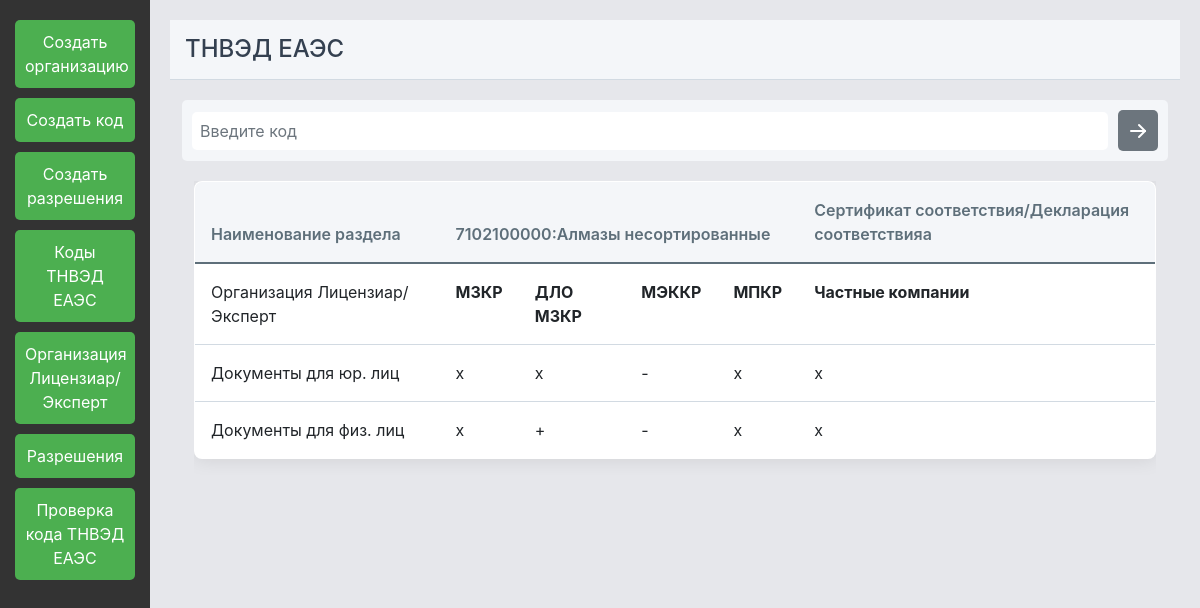
Before: /search/7102100000/ with the older database file.
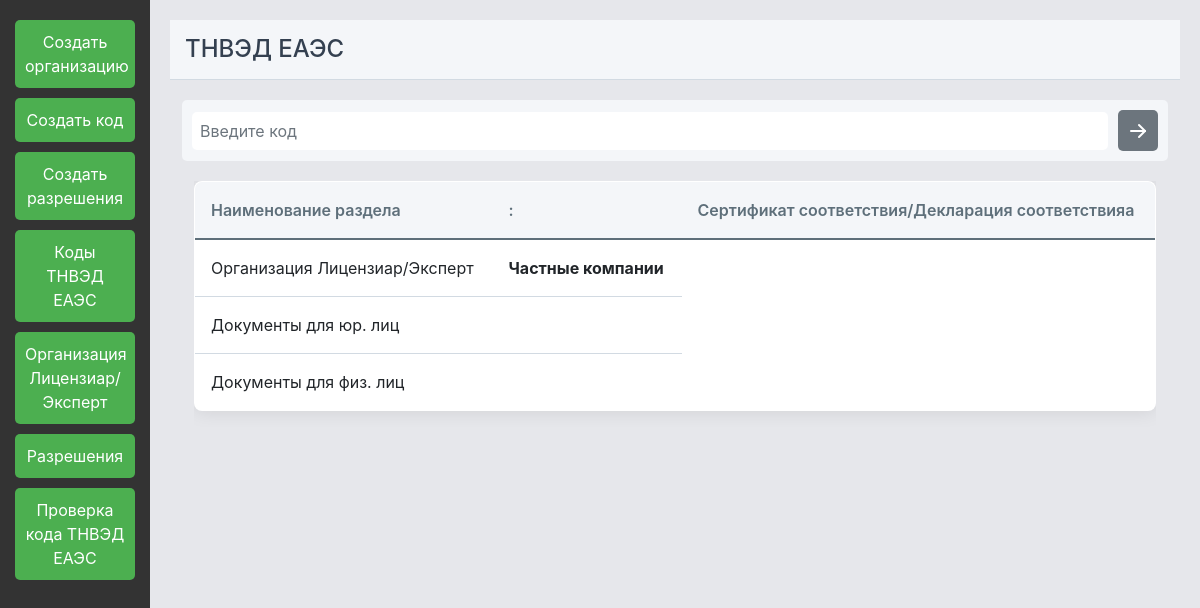
After: the same page with the newer database file.
### tnvedcode/models.py (models this page shows, shortened)
class Permission(models.Model):
    code = models.ForeignKey(TnvedCode, on_delete=models.CASCADE)
    organization = models.ForeignKey(Organization, on_delete=models.CASCADE)
    import_status_legal = models.CharField(max_length=1, choices=IMPORT_STATUS_CHOICES, default='-', verbose_name='Статус ввоза для юридических лиц')
    import_status_individual = models.CharField(max_length=1, choices=IMPORT_STATUS_CHOICES, default='-', verbose_name='Статус ввоза для физических лиц')
    class Meta:
        unique_together = ['code', 'organization']

class TnvedCode(models.Model):
    IMPORT_STATUS_CHOICES = [
        ('+', '+'),
        ('-', '-'),
        ('x', 'x'),
    ]
    code = models.IntegerField(unique=True, verbose_name='Код товара')
    name = models.CharField(max_length=255, verbose_name='Наименование группы товара')
    import_status_legal_private = models.CharField(max_length=1, choices=IMPORT_STATUS_CHOICES, default='-',
                                                   verbose_name='Статус ввоза для юридических лиц частных компаний')
    import_status_individual_private = models.CharField(max_length=1, choices=IMPORT_STATUS_CHOICES, default='-',
                                                        verbose_name='Статус ввоза для физических лиц частных компаний')
    def __str__(self):
        return f'{self.code}'

class Organization(models.Model):
    name = models.CharField(max_length=100, unique=True, verbose_name='Название организации')

### tnvedcode/views.py (the view)
# urls.py: path('search/<str:code>/', views.PermissionSearchView.as_view(), name='permission-search'),
class PermissionSearchView(generics.ListAPIView):
    serializer_class = PermissionSerializer
    def get_queryset(self):
        code = self.kwargs.get('code', None)
        if code is not None:
            try:
                tnved_code = TnvedCode.objects.get(code=code)
                permissions = Permission.objects.filter(code=tnved_code)
                return permissions
            except TnvedCode.DoesNotExist:
                return Permission.objects.none()
        else:
            return Permission.objects.none()
    def list(self, request, *args, **kwargs):
        queryset = self.get_queryset()
        context = {'permissions': queryset}
        return render(request, 'tnvedcode/permission_search.html', context)

### templates/tnvedcode/permission_search.html (shortened to what this page needs)
{% extends 'base.html' %}
{% block content %}
<head>
    <link rel="stylesheet" href="https://cdn.jsdelivr.net/npm/bootstrap@5.0.0-beta2/dist/css/bootstrap.min.css">
</head>
<body>
<div class="container mt-10">
    <div class="search-container">
        <input type="text" class="form-control search-input" id="codeInput" placeholder="Введите код">
        <button class="btn search-button" onclick="searchPermissions()">
        </button>
    </div>
    <div class="container mt-10">
        <div class="row">
            <div class="col-md-">
                <div class="table-responsive">
                   <table class="table-custom table table-hover" id="permissionsTable">
                <thead>
                    <tr>
                        <th rowspan="2">Наименование раздела</th>
                        <th colspan="{{ permissions.count }}">{{ permissions.0.code }}:{{ permissions.0.code.name }}</th>
                        <th colspan="{{ permissions.count }}">Сертификат соответствия/Декларация соответствияа</th>
                    </tr>
                </thead>
                    <tr>
                        <td class="last-column">Организация Лицензиар/Эксперт</td>
                        {% for permission in permissions %}
                            <th>{{ permission.organization.name }}</th>
                        {% endfor %}
                        <th class="last-column">Частные компании</th>
                    </tr>
                    <tr>
                        <td class="last-column">Документы для юр. лиц</td>
                        {% for permission in permissions %}
                            <td>{{ permission.get_import_status_legal_display }}</td>
                        {% endfor %}
                        <td>{{ permissions.0.code.import_status_legal_private }}</td>
                    </tr>
                    <tr>
                        <td class="last-column">Документы для физ. лиц</td>
                        {% for permission in permissions %}
                            <td>{{ permission.get_import_status_individual_display }}</td>
                        {% endfor %}
                        <td class="last-column">{{ permissions.0.code.import_status_individual_private }}</td>
                    </tr>
            </table>
                </div>
            </div>
</body>
{% endblock %}

Changed rows visible on the page:
no longer on this page (row edited): Permission: code.code "7102100000", code.name "Алмазы несортированные", organization.name "МЗКР", import_status_legal "x", code.import_status_legal_private "x", import_status_individual "x", code.import_status_individual_private "x"
no longer on this page (row unchanged): Permission: organization.name "ДЛО МЗКР", import_status_legal "x", import_status_individual "+"
no longer on this page (row unchanged): Permission: organization.name "МЭККР", import_status_legal "-", import_status_individual "-"
no longer on this page (row unchanged): Permission: organization.name "МПКР", import_status_legal "x", import_status_individual "x"
